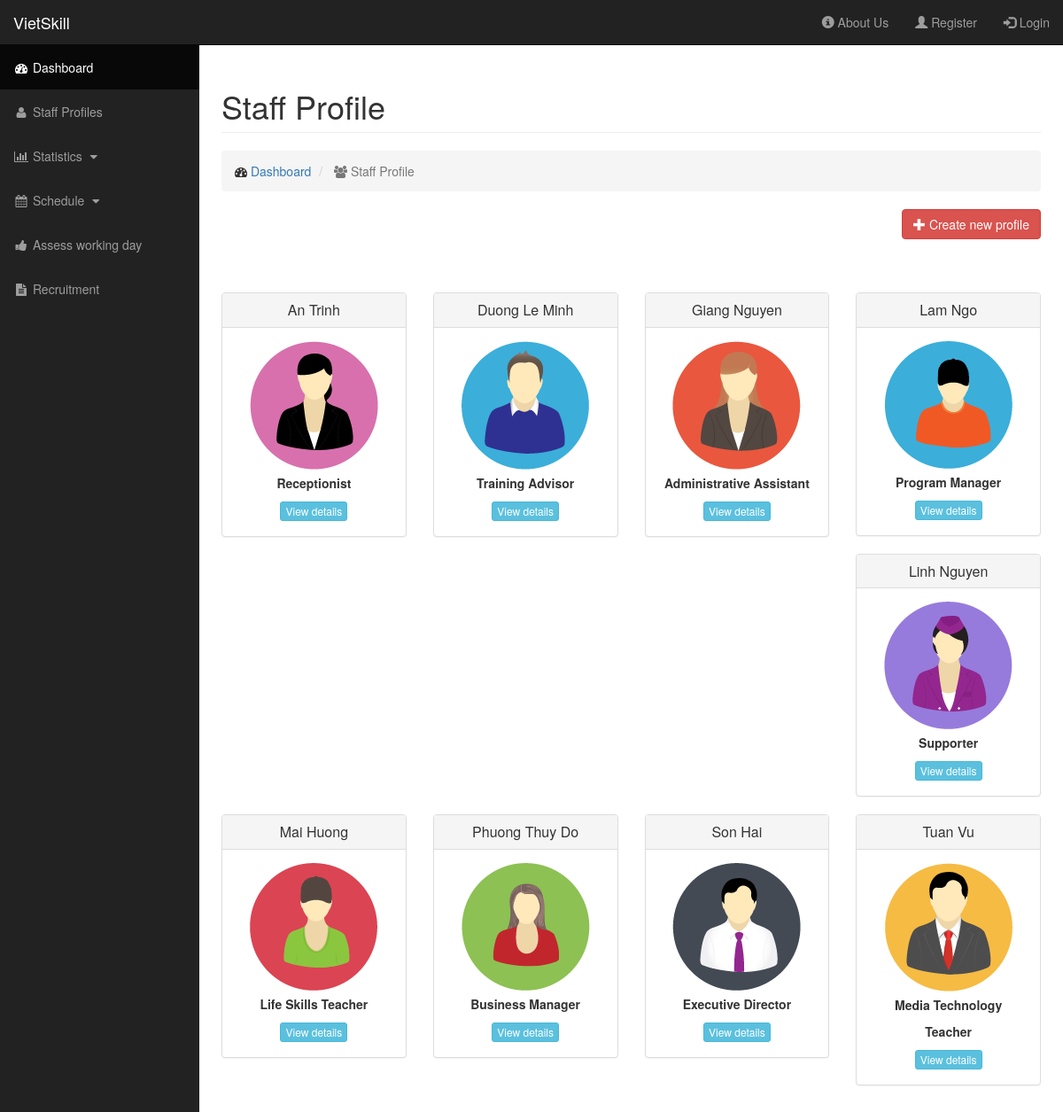
Screenshot of /index/profile-all/ with the database file from the repository.
### vietskill/models.py (models this page shows, shortened)
class StaffProfile(models.Model):
    name = models.CharField(max_length=128)
    birthday = models.DateField()
    SEX_CHOICES = (
        ('M', 'Male'),
        ('F', 'Female'),
    )
    sex = models.CharField(max_length=1, choices=SEX_CHOICES)
    position = models.CharField(max_length=128)
    email = models.EmailField()
    address = models.CharField(max_length=128)
    phone_number = models.CharField(max_length=11)
    picture = models.ImageField(upload_to='profile_images', blank=True)

### vietskill/views.py (the view)
def profile_all(request):
    profile_list = StaffProfile.objects.all().order_by("name")
    context_dict = {'profiles': profile_list}
    return render(request, 'vietskill/profile_all.html', context_dict)

### templates/vietskill/profile_all.html (shortened to what this page needs)
{% extends "vietskill/base.html" %}
{% load staticfiles %}
{% block content %}
    <div class="row">
        <div class="col-lg-12">
            <h1 class="page-header">Staff Profile</h1>
            <ol class="breadcrumb">
                <li>
                    <i class="fa fa-dashboard"></i> <a href="{% url 'index' %}">Dashboard</a>
                </li>
                <li class="active">
                    <i class="fa fa-group"></i> Staff Profile
                </li>
            </ol>
        </div>
    </div>
    <div class="row">
        <div class="col-lg-12 text-right">
            <a href="{% url 'vietskill.views.profile_add' %}" class="btn btn-danger" role="button">
                <span class="glyphicon glyphicon-plus"></span> Create new profile</a>
        </div>
    </div>
    <br><br>
    <div class="row">
        {% if profiles %}
            {% for profile in profiles %}
                <div class="col-sm-3">
                    <div class="panel panel-default">
                        <div class="panel-heading">
                            <h3 class="panel-title text-center">{{ profile.name }}</h3>
                        </div>
                        <div class="panel-body text-center">
                            <img src="{{ profile.picture.url }}"/><br>
                            <strong>{{ profile.position }}</strong><br>
                            <a href="{% url 'vietskill.views.profile_detail' pk=profile.pk %}">
                                <button type="button" class="btn btn-xs btn-info">View details</button>
                            </a>
                        </div>
                    </div>
                </div>
            {% endfor %}
        {% endif %}
    </div>
{% endblock %}

### templates/vietskill/base.html (shortened to what this page needs)
<!DOCTYPE html>
{% load staticfiles %}
<html lang="en">
<head>
    <link rel="stylesheet" type="text/css" href="{% static 'css/bootstrap.min.css' %}">
    <link rel="stylesheet" type="text/css" href="{% static 'css/sb-admin.css' %}">
    <link rel="stylesheet" type="text/css" href="{% static 'css/plugins/morris.css' %}">
    <link rel="stylesheet" type="text/css" href="{% static 'font-awesome/css/font-awesome.min.css' %}">
</head>
<body>
<div id="wrapper">
    <nav class="navbar navbar-inverse navbar-fixed-top" role="navigation">
        <div class="container-fluid">
            <div class="navbar-header">
                <a class="navbar-brand" href="{% url 'index' %}">VietSkill</a>
            </div>
            <div class="navbar-collapse collapse">
                <ul class="nav navbar-nav navbar-right">
                    <li><a href="{% url 'about' %}"><span class="glyphicon glyphicon-info-sign"></span> About Us</a></li>
                    {% if user.is_authenticated %}
                        {% comment %}
                        <li><a href="{% url 'auth_password_change' %}?next=/index/"><span class="glyphicon glyphicon-cog"></span> Change password</a></li>
                        <li><a href="{% url 'auth_logout' %}?next=/index/"><span class="glyphicon glyphicon-log-out"></span> Logout</a></li>
                        {% endcomment %}
                        <li class="dropdown">
                            <a href="#" class="dropdown-toggle" data-toggle="dropdown"><i class="fa fa-user"></i> {{ user.username }} <b class="caret"></b></a>
                            <ul class="dropdown-menu">
                                <li>
                                    <a href="#"><i class="fa fa-fw fa-folder-open"></i> Profile</a>
                                </li>
                                <li>
                                    <a href="#"><i class="fa fa-fw fa-envelope"></i> Inbox</a>
                                </li>
                                <li>
                                    <a href="{% url 'auth_password_change' %}"><i class="fa fa-fw fa-unlock"></i> Change password</a>
                                </li>
                                <li>
                                    <a href="{% url 'auth_password_reset' %}"><i class="fa fa-fw fa-key"></i> Reset password</a>
                                </li>
                                <li class="divider"></li>
                                <li>
                                    <a href="{% url 'auth_logout' %}?next=/index/"><i class="fa fa-fw fa-power-off"></i> Log Out</a>
                                </li>
                            </ul>
                        </li>
                    {% else %}
                        <li><a href="{% url 'registration_register' %}"><span class="glyphicon glyphicon-user"></span> Register</a></li>
                        <li><a href="{% url 'auth_login' %}"><span class="glyphicon glyphicon-log-in"></span> Login</a>
                        </li>
                    {% endif %}
                </ul>
            </div>
            <div class="collapse navbar-collapse navbar-ex1-collapse">
                <ul class="nav navbar-nav side-nav">
                    <li class="active">
                        <a href="{% url 'index' %}"><i class="fa fa-fw fa-dashboard"></i> Dashboard</a>
                    </li>
                    <li>
                        <a href="{% url 'profile_all' %}"><i class="fa fa-fw fa-user"></i> Staff Profiles</a>
                    </li>
                    <li>
                        <a href="javascript:;" data-toggle="collapse" data-target="#demo1"><i
                                class="fa fa-fw fa-bar-chart"></i> Statistics <i class="fa fa-fw fa-caret-down"></i></a>
                    </li>
                    <li>
                        <a href="javascript:;" data-toggle="collapse" data-target="#demo2"><i
                                class="fa fa-fw fa-calendar"></i> Schedule <i class="fa fa-fw fa-caret-down"></i></a>
                    </li>
                    <li>
                        <a href="#"><i class="fa fa-fw fa-thumbs-up"></i> Assess working day</a>
                    </li>
                    <li>
                        <a href="#"><i class="fa fa-fw fa-file-text"></i> Recruitment</a>
                    </li>
                </ul>
            </div>
        </div>
    </nav>
    <div id="page-wrapper" style="min-height: 600px;">
        <div class="container-fluid">
            <div>
                {% block content %}{% endblock %}
            </div>
        </div>
    </div>
</div>
</body>
</html>

### static/css/sb-admin.css (style rules this page uses)
body { margin-top: 100px; background-color: #222; line-height: 30px; }
@media (min-width:768px) { body { margin-top: 50px; } }
#wrapper { padding-left: 0; }
#page-wrapper { width: 100%; padding: 0; background-color: #fff; }
@media (min-width:768px) { #wrapper { padding-left: 225px; } }
@media (min-width:768px) { #page-wrapper { padding: 10px; } }
@media (min-width:768px) { .side-nav { position: fixed; top: 51px; left: 225px; width: 225px; margin-left: -225px; border: none; border-radius: 0; overflow-y: auto; background-color: #222; } }
@media (min-width:768px) { .side-nav>li>a { width: 225px; } }

### rows the page displays
StaffProfile: name "An Trinh", picture (picture), position "Receptionist"
StaffProfile: name "Duong Le Minh", picture (picture), position "Training Advisor"
StaffProfile: name "Giang Nguyen", picture (picture), position "Administrative Assistant"
StaffProfile: name "Lam Ngo", picture (picture), position "Program Manager"
StaffProfile: name "Linh Nguyen", picture (picture), position "Supporter"
StaffProfile: name "Mai Huong", picture (picture), position "Life Skills Teacher"
StaffProfile: name "Phuong Thuy Do", picture (picture), position "Business Manager"
StaffProfile: name "Son Hai", picture (picture), position "Executive Director"
StaffProfile: name "Tuan Vu", picture (picture), position "Media Technology Teacher"
